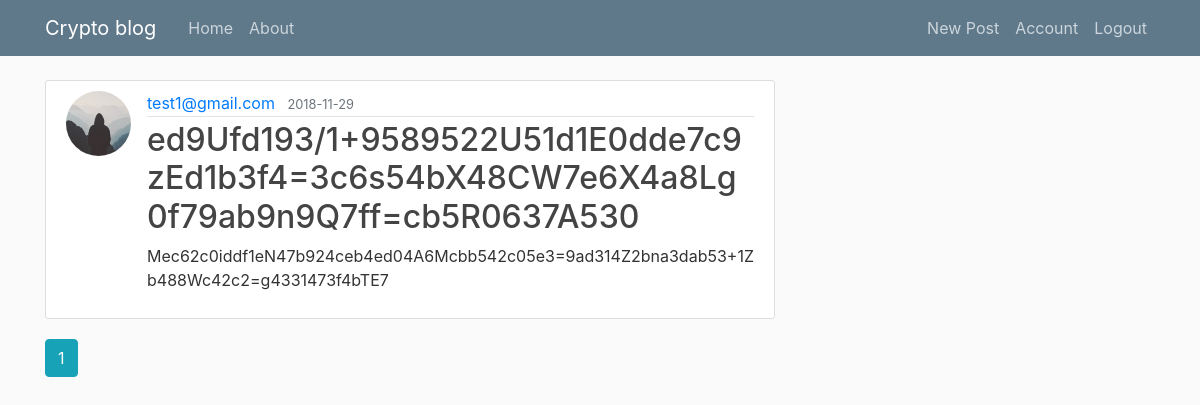
Screenshot of /home (signed in) with the database file from the repository.
### flaskblog/models.py (models this page shows, shortened)
class Post(db.Model):
    id = db.Column(db.Integer, primary_key=True)
    title = db.Column(db.Text, nullable=False)
    title_unencrypted = db.Column(db.Text, nullable=False)
    date_posted = db.Column(db.DateTime, nullable=False, default=datetime.utcnow)
    content = db.Column(db.Text, nullable=False)
    content_unencrypted = db.Column(db.Text, nullable=False)
    user_id = db.Column(db.Integer, db.ForeignKey('user.id'), nullable=False)
    hmac = db.relationship('Hmac', backref='author', lazy=True)

class User(db.Model, UserMixin):
    id = db.Column(db.Integer, primary_key=True)
    username = db.Column(db.String(20), unique=True, nullable=False)
    email = db.Column(db.String(120), unique=True, nullable=False)
    image_file = db.Column(db.String(20), nullable=False, default='default.jpg')
    password = db.Column(db.String(60), nullable=False)
    posts = db.relationship('Post', backref='author', lazy=True)

### flaskblog/routes.py (the view)
@app.route("/")
@app.route("/home")
def home():
    if not current_user.is_authenticated:
        return redirect(url_for('login'))
    page = request.args.get('page', 1, type=int)
    posts = Post.query.order_by(Post.date_posted.desc()).paginate(page=page, per_page=5)
    return render_template('home.html', posts=posts, shuffle_string = lambda x: ''.join(random.sample(str(x),len(str(x)))))

### flaskblog/models.py (called while the page is built)
@login_manager.user_loader
def load_user(user_id):
    return User.query.get(int(user_id))

### flaskblog/templates/home.html
{% extends "layout.html" %}
{% block content %}
    {% for post in posts.items %}
        <article class="media content-section">
          <img class="rounded-circle article-img" src="{{ url_for('static', filename='profile_pics/' + post.author.image_file) }}">
          <div class="media-body">
            <div class="article-metadata">
              <a class="mr-2" href="{{ url_for('user_posts', username=post.author.username) }}">{{ post.author.username }}</a>
              <small class="text-muted">{{ post.date_posted.strftime('%Y-%m-%d') }}</small>
            </div>
            <h2><a class="article-title" href="{{ url_for('post', post_id=post.id) }}" style="word-break: break-all;">{{ shuffle_string(post.title) }}</a></h2>
            <p class="article-content" style="word-break: break-all;">{{ shuffle_string(post.content) }}</p>
          </div>
        </article>
    {% endfor %}
    {% for page_num in posts.iter_pages(left_edge=1, right_edge=1, left_current=1, right_current=2) %}
      {% if page_num %}
        {% if posts.page == page_num %}
          <a class="btn btn-info mb-4" href="{{ url_for('home', page=page_num) }}">{{ page_num }}</a>
        {% else %}
          <a class="btn btn-outline-info mb-4" href="{{ url_for('home', page=page_num) }}">{{ page_num }}</a>
        {% endif %}
      {% else %}
        ...
      {% endif %}
    {% endfor %}
{% endblock content %}

### flaskblog/static/main.css (style rules this page uses)
body { background: #fafafa; color: #333333; margin-top: 5rem; }
h1, h2, h3, h4, h5, h6 { color: #444444; }
.content-section { background: #ffffff; padding: 10px 20px; border: 1px solid #dddddd; border-radius: 3px; margin-bottom: 20px; }
.article-title { color: #444444; }
.article-content { white-space: pre-line; }
.article-img { height: 65px; width: 65px; margin-right: 16px; }
.article-metadata { padding-bottom: 1px; margin-bottom: 4px; border-bottom: 1px solid #e3e3e3 }

### rows the page displays
Post: image_file (placeholder picture), author.username "test1@gmail.com", date_posted "2018-11-29", title "ed9Ufd193/1+9589522U51d1E0dde7c9zEd1b3f4=3c6s54bX48CW7e6X4a8Lg0f79ab9n9Q7ff=cb5R0637A530", content "Mec62c0iddf1eN47b924ceb4ed04A6Mcbb542c05e3=9ad314Z2bna3dab53+1Zb488Wc42c2=g4331473f4bTE7"

### other values shown
{{ page_num }} "1"
